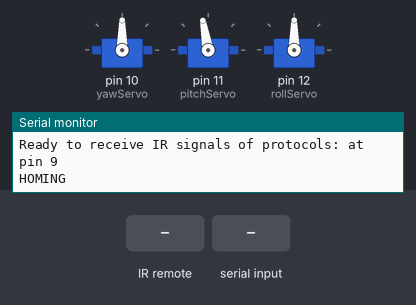
This sketch was run on a simulated Arduino Uno, built with avr-gcc and run on an emulated ATmega328P. On the bench: 3 × servo, the last lines printed to the serial monitor. The inputs (shaded band) are chosen by the test bench.

Above: at 1.4 s.
1.5 s: infrared code 0x46 received
At 1.61 s:
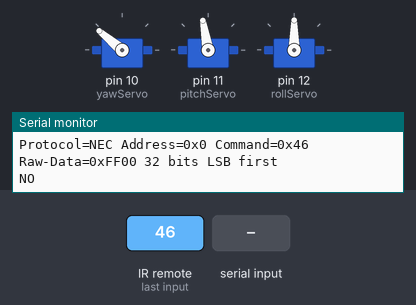
4.5 s: "LEFT\n" received over Serial
At 4.58 s:
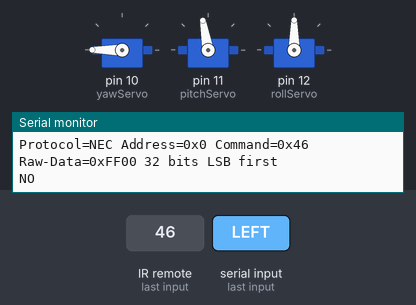
6.1 s: infrared code 0x5A received
At 6.18 s:
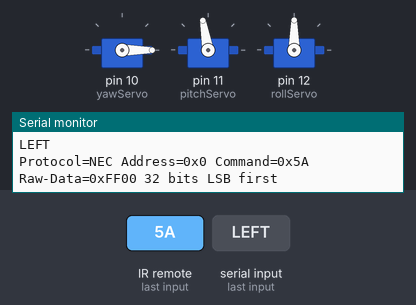
7.7 s: "FIRE\n" received over Serial
At 7.78 s:
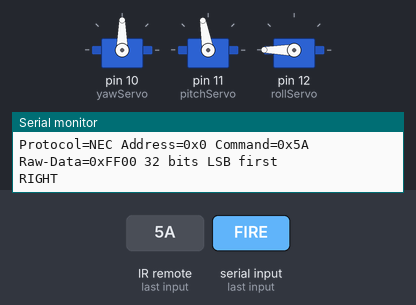
9.3 s: infrared code 0x18 received
At 10.5 s:
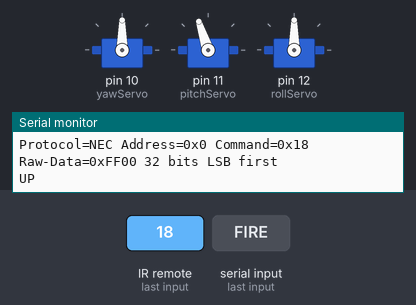
10.8 s: "YES\n" received over Serial
At 10.99 s:
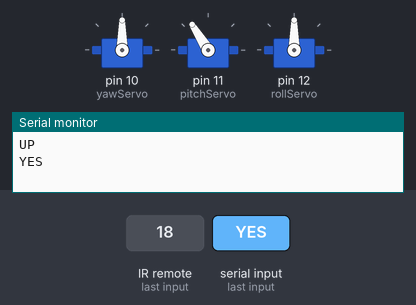
Timing chart, 0 to 13.8 s (numbered marks = the images above; inputs shaded):
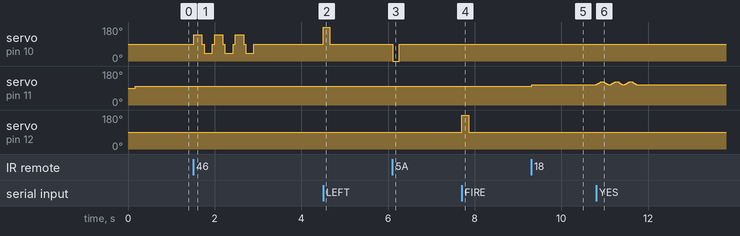

Measured:
- after the input at 1.5 s, servo on pin 10 (yawServo): 90° → 140° at once, then repeats every 0.48 s: 90° 0.05 s, 40° 0.19 s, 90° 0.05 s, 140° 0.19 s, until it stays 90° from 2.9 s
- after the input at 4.5 s, servo on pin 10 (yawServo): 90° → 180° at once, → 90° 0.15 s later
- after the input at 6.1 s, servo on pin 10 (yawServo): 90° → 0° at once, → 90° 0.15 s later
- after the input at 7.7 s, servo on pin 12 (rollServo): 90° → 180° at once, → 90° 0.16 s later
- after the input at 9.3 s, servo on pin 11 (pitchServo): 100° → 108° at once
- after the input at 10.8 s, servo on pin 11 (pitchServo): 108° → 109° at once, then repeats every 0.33 s: 112° 0.02 s, 115° 0.02 s, 118° 0.02 s, 121° 0.01 s, 123° 0.06 s, 122° 0.02 s, 119° 0.02 s, 116° 0.02 s, 113° 0.02 s, 110° 0.02 s, 108° 0.06 s, 109° 0.02 s, until it stays 108° from 11.7 s

The sketch:

main.ino
```cpp
//////////////////////////////////////////////////
              //  LIBRARIES  //
//////////////////////////////////////////////////
#pragma region LIBRARIES

#include <Arduino.h>
#include <Servo.h>
#include <IRremote.hpp>

#pragma endregion LIBRARIES

//////////////////////////////////////////////////
               //  IR CODES  //
//////////////////////////////////////////////////
#pragma region IR CODES
/*
** if you want to add other remotes (as long as they're on the same protocol above):
** press the desired button and look for a hex code similar to those below (ex: 0x11)
** then add a new line to #define newCmdName 0x11,
** and add a case to the switch statement like case newCmdName:
** this will let you add new functions to buttons on other remotes!
** the best remotes to try are cheap LED remotes, some TV remotes, and some garage door openers
*/

//defines the specific command code for each button on the remote
#define left 0x8
#define right 0x5A
#define up 0x18
#define down 0x52
#define ok 0x1C
#define cmd1 0x45
#define cmd2 0x46
#define cmd3 0x47
#define cmd4 0x44
#define cmd5 0x40
#define cmd6 0x43
#define cmd7 0x7
#define cmd8 0x15
#define cmd9 0x9
#define cmd0 0x19
#define star 0x16
#define hashtag 0xD

#define DECODE_NEC  //defines the type of IR transmission to decode based on the remote. See IRremote library for examples on how to decode other types of remote

#pragma endregion IR CODES

//////////////////////////////////////////////////
          //  PINS AND PARAMETERS  //
//////////////////////////////////////////////////
#pragma region PINS AND PARAMS
//this is where we store global variables!
Servo yawServo; //names the servo responsible for YAW rotation, 360 spin around the base
Servo pitchServo; //names the servo responsible for PITCH rotation, up and down tilt
Servo rollServo; //names the servo responsible for ROLL rotation, spins the barrel to fire darts

int yawServoVal = 90; //initialize variables to store the current value of each servo
int pitchServoVal = 100;
int rollServoVal = 90;

int pitchMoveSpeed = 8; //this variable is the angle added to the pitch servo to control how quickly the PITCH servo moves - try values between 3 and 10
int yawMoveSpeed = 90; //this variable is the speed controller for the continuous movement of the YAW servo motor. It is added or subtracted from the yawStopSpeed, so 0 would mean full speed rotation in one direction, and 180 means full rotation in the other. Try values between 10 and 90;
int yawStopSpeed = 90; //value to stop the yaw motor - keep this at 90
int rollMoveSpeed = 90; //this variable is the speed controller for the continuous movement of the ROLL servo motor. It is added or subtracted from the rollStopSpeed, so 0 would mean full speed rotation in one direction, and 180 means full rotation in the other. Keep this at 90 for best performance / highest torque from the roll motor when firing.
int rollStopSpeed = 90; //value to stop the roll motor - keep this at 90

int yawPrecision = 150; // this variable represents the time in milliseconds that the YAW motor will remain at it's set movement speed. Try values between 50 and 500 to start (500 milliseconds = 1/2 second)
int rollPrecision = 158; // this variable represents the time in milliseconds that the ROLL motor with remain at it's set movement speed. If this ROLL motor is spinning more or less than 1/6th of a rotation when firing a single dart (one call of the fire(); command) you can try adjusting this value down or up slightly, but it should remain around the stock value (160ish) for best results.

int pitchMax = 150; // this sets the maximum angle of the pitch servo to prevent it from crashing, it should remain below 180, and be greater than the pitchMin
int pitchMin = 33; // this sets the minimum angle of the pitch servo to prevent it from crashing, it should remain above 0, and be less than the pitchMax

void shakeHeadYes(int moves = 3); //function prototypes for shakeHeadYes and No for proper compiling
void shakeHeadNo(int moves = 3);
#pragma endregion PINS AND PARAMS

//////////////////////////////////////////////////
              //  S E T U P  //
//////////////////////////////////////////////////
#pragma region SETUP
void setup() { //this is our setup function - it runs once on start up, and is basically where we get everything "set up"
    Serial.begin(9600); // initializes the Serial communication between the computer and the microcontroller

    yawServo.attach(10); //attach YAW servo to pin 10
    pitchServo.attach(11); //attach PITCH servo to pin 11
    rollServo.attach(12); //attach ROLL servo to pin 12

    // Just to know which program is running on my microcontroller
    Serial.println(F("START " __FILE__ " from " __DATE__ "\r\nUsing library version " VERSION_IRREMOTE));

    // Start the receiver and if not 3. parameter specified, take LED_BUILTIN pin from the internal boards definition as default feedback LED
    IrReceiver.begin(9, ENABLE_LED_FEEDBACK);

    Serial.print(F("Ready to receive IR signals of protocols: "));
    printActiveIRProtocols(&Serial);
    Serial.println(F("at pin 9"));

    homeServos(); //set servo motors to home position
}
#pragma endregion SETUP

//////////////////////////////////////////////////
               //  L O O P  //
//////////////////////////////////////////////////
void handleSerial() {
    if (!Serial.available()) return;

    String cmd = Serial.readStringUntil('\n');
    cmd.trim();
    cmd.toUpperCase();

    if (cmd == "UP") {
        upMove(1);
    }
    else if (cmd == "DOWN") {
        downMove(1);
    }
    else if (cmd == "LEFT") {
        leftMove(1);
    }
    else if (cmd == "RIGHT") {
        rightMove(1);
    }
    else if (cmd == "FIRE") {
        fire();
    }
    else if (cmd == "FIREALL") {
        fireAll();
    }
    else if (cmd == "YES") {
        shakeHeadYes();
    }
    else if (cmd == "NO") {
        shakeHeadNo();
    }
    else if (cmd == "HOME") {
        homeServos();
    }
    else {
        Serial.print("Unknown command: ");
        Serial.println(cmd);
    }
}
#pragma region LOOP

void loop() {
    handleSerial();
    /*
    * Check if received data is available and if yes, try to decode it.
    */
    if (IrReceiver.decode()) {

        /*
        * Print a short summary of received data
        */
        IrReceiver.printIRResultShort(&Serial);
        IrReceiver.printIRSendUsage(&Serial);
        if (IrReceiver.decodedIRData.protocol == UNKNOWN) { //command garbled or not recognized
            Serial.println(F("Received noise or an unknown (or not yet enabled) protocol - if you wish to add this command, define it at the top of the file with the hex code printed below (ex: 0x8)"));
            // We have an unknown protocol here, print more info
            IrReceiver.printIRResultRawFormatted(&Serial, true);
        }
        Serial.println();

        /*
        * !!!Important!!! Enable receiving of the next value,
        * since receiving has stopped after the end of the current received data packet.
        */
        IrReceiver.resume(); // Enable receiving of the next value


        /*
        * Finally, check the received data and perform actions according to the received command
        */

        switch(IrReceiver.decodedIRData.command){ //this is where the commands are handled

            case up: //pitch up
              upMove(1);
              break;

            case down: //pitch down
              downMove(1);
              break;

            case left: //fast counterclockwise rotation
              leftMove(1);
              break;

            case right: //fast clockwise rotation
              rightMove(1);
              break;

            case ok: //firing routine
              fire();
              //Serial.println("FIRE");
              break;

            case star:
              fireAll();
              delay(50);
              break;

            case cmd1:
              shakeHeadYes(3);
              break;

            case cmd2:
              shakeHeadNo(3);
              break;

        }
    }
    delay(5);
}

#pragma endregion LOOP

//////////////////////////////////////////////////
               // FUNCTIONS  //
//////////////////////////////////////////////////
#pragma region FUNCTIONS

void leftMove(int moves){ // function to move left
    for (int i = 0; i < moves; i++){
        yawServo.write(yawStopSpeed + yawMoveSpeed); // adding the servo speed = 180 (full counterclockwise rotation speed)
        delay(yawPrecision); // stay rotating for a certain number of milliseconds
        yawServo.write(yawStopSpeed); // stop rotating
        delay(5); //delay for smoothness
        Serial.println("LEFT");
  }

}

void rightMove(int moves){ // function to move right
  for (int i = 0; i < moves; i++){
      yawServo.write(yawStopSpeed - yawMoveSpeed); //subtracting the servo speed = 0 (full clockwise rotation speed)
      delay(yawPrecision);
      yawServo.write(yawStopSpeed);
      delay(5);
      Serial.println("RIGHT");
  }
}

void upMove(int moves){ // function to tilt up
  for (int i = 0; i < moves; i++){
        if((pitchServoVal+pitchMoveSpeed) < pitchMax){ //make sure the servo is within rotation limits (less than 150 degrees by default)
        pitchServoVal = pitchServoVal + pitchMoveSpeed;//increment the current angle and update
        pitchServo.write(pitchServoVal);
        delay(50);
        Serial.println("UP");
      }
  }
}

void downMove (int moves){ // function to tilt down
  for (int i = 0; i < moves; i++){
      if((pitchServoVal-pitchMoveSpeed) > pitchMin){//make sure the servo is within rotation limits (greater than 35 degrees by default)
        pitchServoVal = pitchServoVal - pitchMoveSpeed; //decrement the current angle and update
        pitchServo.write(pitchServoVal);
        delay(50);
        Serial.println("DOWN");
      }
  }
}

void fire() { //function for firing a single dart
    rollServo.write(rollStopSpeed + rollMoveSpeed);//start rotating the servo
    delay(rollPrecision);//time for approximately 60 degrees of rotation
    rollServo.write(rollStopSpeed);//stop rotating the servo
    delay(5); //delay for smoothness
    Serial.println("FIRING");
}

void fireAll() { //function to fire all 6 darts at once
    rollServo.write(rollStopSpeed + rollMoveSpeed);//start rotating the servo
    delay(rollPrecision * 6); //time for 360 degrees of rotation
    rollServo.write(rollStopSpeed);//stop rotating the servo
    delay(5); // delay for smoothness
    Serial.println("FIRING ALL");
}

void homeServos(){ // sends servos to home positions
    yawServo.write(yawStopSpeed); //setup YAW servo to be STOPPED (90)
    delay(20);
    rollServo.write(rollStopSpeed); //setup ROLL servo to be STOPPED (90)
    delay(100);
    pitchServo.write(100); //set PITCH servo to 100 degree position
    delay(100);
    pitchServoVal = 100; // store the pitch servo value
    Serial.println("HOMING");
}

void shakeHeadYes(int moves = 3) { //sets the default number of nods to 3, but you can pass in whatever number of nods you want
      Serial.println("YES");

    if ((pitchMax - pitchServoVal) < 15){
      pitchServoVal = pitchServoVal - 15;
    }else if ((pitchServoVal - pitchMin) < 15){
      pitchServoVal = pitchServoVal + 15;
    }
    pitchServo.write(pitchServoVal);

    int startAngle = pitchServoVal; // Current position of the pitch servo
    int lastAngle = pitchServoVal;
    int nodAngle = startAngle + 15; // Angle for nodding motion

    for (int i = 0; i < moves; i++) { // Repeat nodding motion three times
        // Nod up
        for (int angle = startAngle; angle <= nodAngle; angle++) {
            pitchServo.write(angle);
            delay(7); // Adjust delay for smoother motion
        }
        delay(50); // Pause at nodding position
        // Nod down
        for (int angle = nodAngle; angle >= startAngle; angle--) {
            pitchServo.write(angle);
            delay(7); // Adjust delay for smoother motion
        }
        delay(50); // Pause at starting position
    }
}

void shakeHeadNo(int moves = 3) {
    Serial.println("NO");

    for (int i = 0; i < moves; i++) { // Repeat nodding motion three times
        // rotate right, stop, then rotate left, stop
        yawServo.write(140);
        delay(190); // Adjust delay for smoother motion
        yawServo.write(yawStopSpeed);
        delay(50);
        yawServo.write(40);
        delay(190); // Adjust delay for smoother motion
        yawServo.write(yawStopSpeed);
        delay(50); // Pause at starting position
    }
}
#pragma endregion FUNCTIONS

//////////////////////////////////////////////////
               //  END CODE  //
//////////////////////////////////////////////////
```
